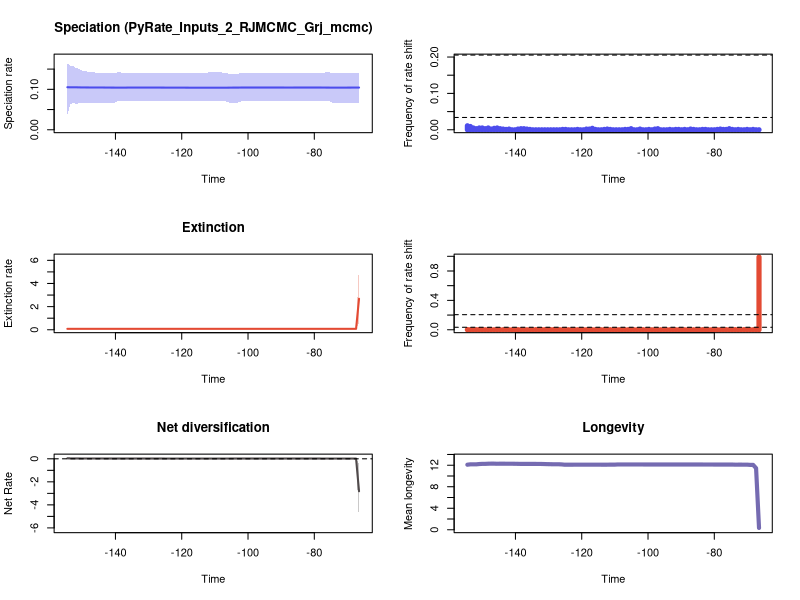

Write the R code that produced this figure.


pdf(file='./RTT_plots.pdf',width=10, height=15)
par(mfrow=c(3,2))
library(scales)

time=c(-66.50759717994268, -67.3964238939314,-68.28525060792012,-69.17407732190881,-70.06290403589753,-70.95173074988625,-71.84055746387497,-72.72938417786366,-73.61821089185239,-74.5070376058411,-75.3958643198298,-76.28469103381852,-77.17351774780724,-78.06234446179593,-78.95117117578465,-79.83999788977337,-80.72882460376206,-81.61765131775078,-82.5064780317395,-83.3953047457282,-84.28413145971692,-85.17295817370564,-86.06178488769433,-86.95061160168305,-87.83943831567177,-88.72826502966046,-89.61709174364918,-90.5059184576379,-91.39474517162662,-92.28357188561532,-93.17239859960404,-94.06122531359276,-94.95005202758145,-95.83887874157017,-96.72770545555889,-97.61653216954758,-98.5053588835363,-99.39418559752502,-100.28301231151372,-101.17183902550244,-102.06066573949116,-102.94949245347985,-103.83831916746857,-104.72714588145729,-105.61597259544598,-106.5047993094347,-107.39362602342342,-108.28245273741211,-109.17127945140084,-110.06010616538956,-110.94893287937828,-111.83775959336697,-112.72658630735569,-113.61541302134441,-114.5042397353331,-115.39306644932182,-116.28189316331054,-117.17071987729923,-118.05954659128795,-118.94837330527668,-119.83720001926537,-120.72602673325409,-121.61485344724281,-122.5036801612315,-123.39250687522022,-124.28133358920894,-125.17016030319763,-126.05898701718635,-126.94781373117507,-127.83664044516377,-128.7254671591525,-129.6142938731412,-130.5031205871299,-131.39194730111865,-132.28077401510734,-133.16960072909603,-134.05842744308478,-134.94725415707347,-135.83608087106217,-136.72490758505091,-137.6137342990396,-138.5025610130283,-139.39138772701705,-140.28021444100574,-141.16904115499446,-142.05786786898318,-142.94669458297187,-143.8355212969606,-144.7243480109493,-145.613174724938,-146.50200143892673,-147.39082815291545,-148.27965486690414,-149.16848158089286,-150.05730829488158,-150.94613500887027,-151.834961722859,-152.7237884368477,-153.6126151508364,-154.50144186482513)
rate=c(0.10438098541344878, 0.10438098541344878,0.10438098541344878,0.1042384205710957,0.1042384205710957,0.10412744899766843,0.10412744899766843,0.10412744899766843,0.10412744899766843,0.10412744899766843,0.1042384205710957,0.1042384205710957,0.10438098541344878,0.1044169640127158,0.10444783831122154,0.10444783831122154,0.10444783831122154,0.10444783831122154,0.10444783831122154,0.10444783831122154,0.1044169640127158,0.1044169640127158,0.1044169640127158,0.10438098541344878,0.10438457861764647,0.10438457861764647,0.10443231971762211,0.10443231971762211,0.10444783831122154,0.10444783831122154,0.10444783831122154,0.10444783831122154,0.10444783831122154,0.10444783831122154,0.10444783831122154,0.10444783831122154,0.10443231971762211,0.10443231971762211,0.10443231971762211,0.10443231971762211,0.10443231971762211,0.1042384205710957,0.1042384205710957,0.1042384205710957,0.10412744899766843,0.10404582195511505,0.10404582195511505,0.10403163931459025,0.10403163931459025,0.10403163931459025,0.10403163931459025,0.10403163931459025,0.10403163931459025,0.10403163931459025,0.10403163931459025,0.10403163931459025,0.10403163931459025,0.10403163931459025,0.10408731323628456,0.10412744899766843,0.10412744899766843,0.10412744899766843,0.10412744899766843,0.10412744899766843,0.10412744899766843,0.10412744899766843,0.1042384205710957,0.1042384205710957,0.10438457861764647,0.10438457861764647,0.10438457861764647,0.10438457861764647,0.10438457861764647,0.10438457861764647,0.10438457861764647,0.10438457861764647,0.10438457861764647,0.10438457861764647,0.10438457861764647,0.1042384205710957,0.10412744899766843,0.10412744899766843,0.10412744899766843,0.1042384205710957,0.1042384205710957,0.10438457861764647,0.10438457861764647,0.10447304220173495,0.10447304220173495,0.10447304220173495,0.1044983596237041,0.10453891036737145,0.10458236566716331,0.10463278246752664,0.10464397962187201,0.10481775683962952,0.10498863888768288,0.10499437710882609,0.10499951916803177,0.10518676899366053)
minHPD=c(0.06741143578769995, 0.06741143578769995,0.06741143578769995,0.0672971219581517,0.0672971219581517,0.0672971219581517,0.0672971219581517,0.0672971219581517,0.0672971219581517,0.0672971219581517,0.06989703326678037,0.06989703326678037,0.06989703326678037,0.06989703326678037,0.06989703326678037,0.06989703326678037,0.06989703326678037,0.06989703326678037,0.06989703326678037,0.06989703326678037,0.06989703326678037,0.06989703326678037,0.06989703326678037,0.06989703326678037,0.06989703326678037,0.06989703326678037,0.06989703326678037,0.06989703326678037,0.06989703326678037,0.06989703326678037,0.06989703326678037,0.06989703326678037,0.06989703326678037,0.06989703326678037,0.06989703326678037,0.06989703326678037,0.06989703326678037,0.06989703326678037,0.06989703326678037,0.06989703326678037,0.06989703326678037,0.06727757793760124,0.06727757793760124,0.06727757793760124,0.06727757793760124,0.06989703326678037,0.06989703326678037,0.06989703326678037,0.06989703326678037,0.06989703326678037,0.06989703326678037,0.06989703326678037,0.06989703326678037,0.06989703326678037,0.06989703326678037,0.06989703326678037,0.06989703326678037,0.06989703326678037,0.07001847525665286,0.07011866949874555,0.07011866949874555,0.07011866949874555,0.07011866949874555,0.07011866949874555,0.07011866949874555,0.07011866949874555,0.07011866949874555,0.07011866949874555,0.07011866949874555,0.07011866949874555,0.07011866949874555,0.07011866949874555,0.07011866949874555,0.07011866949874555,0.07011866949874555,0.07011866949874555,0.07011866949874555,0.07011866949874555,0.07011866949874555,0.07001847525665286,0.07001847525665286,0.07001847525665286,0.07001847525665286,0.06727757793760124,0.06727757793760124,0.06727757793760124,0.06727757793760124,0.06654373312768946,0.06654373312768946,0.06727757793760124,0.06727757793760124,0.06599585937131551,0.06654373312768946,0.06599585937131551,0.06599585937131551,0.06599585937131551,0.06277472280035351,0.06654373312768946,0.06277472280035351,0.03669804837630533)
maxHPD=c(0.14010480815223333, 0.14010480815223333,0.14010480815223333,0.13978685104162966,0.13978685104162966,0.13978685104162966,0.13978685104162966,0.13978685104162966,0.13978685104162966,0.13978685104162966,0.1418316549300972,0.1418316549300972,0.14136105624187348,0.14136105624187348,0.1411468415185716,0.1411468415185716,0.1411468415185716,0.1411468415185716,0.1411468415185716,0.1411468415185716,0.14101844029333335,0.14101844029333335,0.14101844029333335,0.14101844029333335,0.14101844029333335,0.14101844029333335,0.14101844029333335,0.14101844029333335,0.1404439756372803,0.1404439756372803,0.1404439756372803,0.1404439756372803,0.14101844029333335,0.14101844029333335,0.14101844029333335,0.1404439756372803,0.1404439756372803,0.14101844029333335,0.14101844029333335,0.14101844029333335,0.14101844029333335,0.13819826785261843,0.13819826785261843,0.13819826785261843,0.13819826785261843,0.1411468415185716,0.14136105624187348,0.1418316549300972,0.1418316549300972,0.1418316549300972,0.1418316549300972,0.1418316549300972,0.1411468415185716,0.1411468415185716,0.1411468415185716,0.1411468415185716,0.1411468415185716,0.1404439756372803,0.14010480815223333,0.14010480815223333,0.14010480815223333,0.14010480815223333,0.14010480815223333,0.14010480815223333,0.14010480815223333,0.14010480815223333,0.14010480815223333,0.14010480815223333,0.14010480815223333,0.14010480815223333,0.14010480815223333,0.14010480815223333,0.14010480815223333,0.14010480815223333,0.14010480815223333,0.14010480815223333,0.14010480815223333,0.14010480815223333,0.14010480815223333,0.14010480815223333,0.1404439756372803,0.1418316549300972,0.1418316549300972,0.13978685104162966,0.13978685104162966,0.14010480815223333,0.14010480815223333,0.14010480815223333,0.14010480815223333,0.14136105624187348,0.1418316549300972,0.1418316549300972,0.1436019067521436,0.14513235325222662,0.1465014009133103,0.15039816021786886,0.15253246481771926,0.1582061781472305,0.1582061781472305,0.16350021905274695)
remove_na = !is.na(rate)
time = time[remove_na]
plot(time,time,type = 'n', ylim = c(0, 0.17985024095802166), xlim = c(-154.94585522181947,-66.06318382294833), ylab = 'Speciation rate', xlab = 'Time',main='Speciation (PyRate_Inputs_2_RJMCMC_Grj_mcmc)' )
polygon(c(time, rev(time)), c(maxHPD[remove_na], rev(minHPD[remove_na])), col = alpha('#4c4cec',0.3), border = NA)
lines(time,rate[remove_na], col = '#4c4cec', lwd=2)
mids=c(-66.51208620375071, -67.40989096535547,-68.30769572696023,-69.205500488565,-70.10330525016975,-71.0011100117745,-71.89891477337926,-72.79671953498402,-73.69452429658878,-74.59232905819354,-75.4901338197983,-76.38793858140306,-77.28574334300782,-78.18354810461258,-79.08135286621733,-79.97915762782209,-80.87696238942685,-81.77476715103161,-82.67257191263637,-83.57037667424113,-84.46818143584589,-85.36598619745065,-86.26379095905541,-87.16159572066017,-88.05940048226493,-88.95720524386968,-89.85501000547444,-90.7528147670792,-91.65061952868396,-92.54842429028872,-93.44622905189348,-94.34403381349824,-95.241838575103,-96.13964333670775,-97.03744809831251,-97.93525285991727,-98.83305762152203,-99.73086238312679,-100.62866714473155,-101.52647190633631,-102.42427666794107,-103.32208142954583,-104.2198861911506,-105.11769095275535,-106.01549571436011,-106.91330047596487,-107.81110523756962,-108.70890999917438,-109.60671476077914,-110.5045195223839,-111.40232428398866,-112.30012904559341,-113.19793380719817,-114.09573856880293,-114.99354333040769,-115.89134809201245,-116.78915285361721,-117.68695761522197,-118.58476237682673,-119.48256713843149,-120.38037190003625,-121.27817666164101,-122.17598142324577,-123.07378618485053,-123.9715909464553,-124.86939570806005,-125.7672004696648,-126.66500523126956,-127.5628099928743,-128.46061475447908,-129.3584195160838,-130.2562242776886,-131.15402903929333,-132.05183380089812,-132.94963856250286,-133.84744332410764,-134.74524808571238,-135.64305284731716,-136.5408576089219,-137.43866237052669,-138.33646713213142,-139.2342718937362,-140.13207665534094,-141.02988141694567,-141.92768617855046,-142.8254909401552,-143.72329570175998,-144.6211004633647,-145.5189052249695,-146.41670998657423,-147.31451474817902,-148.21231950978375,-149.11012427138854,-150.00792903299327,-150.90573379459806,-151.8035385562028,-152.70134331780758,-153.59914807941232,-154.4969528410171)
counts=c(0.0, 0.0,0.001,0.0,0.001,0.0,0.0,0.001,0.0,0.001,0.003,0.001,0.001,0.002,0.001,0.0,0.0,0.0,0.001,0.001,0.0,0.0,0.001,0.002,0.0,0.001,0.0,0.001,0.001,0.0,0.001,0.0,0.0,0.0,0.003,0.002,0.0,0.001,0.0,0.0,0.002,0.0,0.0,0.003,0.001,0.001,0.0,0.0,0.0,0.0,0.001,0.002,0.001,0.0,0.0,0.001,0.004,0.002,0.002,0.0,0.0,0.001,0.0,0.0,0.0,0.001,0.001,0.0,0.0,0.0,0.0,0.0,0.0,0.0,0.0,0.0,0.0,0.001,0.002,0.003,0.003,0.002,0.0,0.0,0.002,0.001,0.002,0.003,0.005,0.004,0.002,0.005,0.003,0.005,0.005,0.003,0.005,0.009,0.011)
plot(mids,counts,type = 'h', xlim = c(-154.94585522181947,-66.06318382294833), ylim=c(0,0.2), ylab = 'Frequency of rate shift', xlab = 'Time',lwd=5,col='#4c4cec')
bf2 = 0.033800964859661074
bf6 = 0.20539984341627668
abline(h=bf2, lty=2)
abline(h=bf6, lty=2)

time=c(-66.50759717994268, -67.3964238939314,-68.28525060792012,-69.17407732190881,-70.06290403589753,-70.95173074988625,-71.84055746387497,-72.72938417786366,-73.61821089185239,-74.5070376058411,-75.3958643198298,-76.28469103381852,-77.17351774780724,-78.06234446179593,-78.95117117578465,-79.83999788977337,-80.72882460376206,-81.61765131775078,-82.5064780317395,-83.3953047457282,-84.28413145971692,-85.17295817370564,-86.06178488769433,-86.95061160168305,-87.83943831567177,-88.72826502966046,-89.61709174364918,-90.5059184576379,-91.39474517162662,-92.28357188561532,-93.17239859960404,-94.06122531359276,-94.95005202758145,-95.83887874157017,-96.72770545555889,-97.61653216954758,-98.5053588835363,-99.39418559752502,-100.28301231151372,-101.17183902550244,-102.06066573949116,-102.94949245347985,-103.83831916746857,-104.72714588145729,-105.61597259544598,-106.5047993094347,-107.39362602342342,-108.28245273741211,-109.17127945140084,-110.06010616538956,-110.94893287937828,-111.83775959336697,-112.72658630735569,-113.61541302134441,-114.5042397353331,-115.39306644932182,-116.28189316331054,-117.17071987729923,-118.05954659128795,-118.94837330527668,-119.83720001926537,-120.72602673325409,-121.61485344724281,-122.5036801612315,-123.39250687522022,-124.28133358920894,-125.17016030319763,-126.05898701718635,-126.94781373117507,-127.83664044516377,-128.7254671591525,-129.6142938731412,-130.5031205871299,-131.39194730111865,-132.28077401510734,-133.16960072909603,-134.05842744308478,-134.94725415707347,-135.83608087106217,-136.72490758505091,-137.6137342990396,-138.5025610130283,-139.39138772701705,-140.28021444100574,-141.16904115499446,-142.05786786898318,-142.94669458297187,-143.8355212969606,-144.7243480109493,-145.613174724938,-146.50200143892673,-147.39082815291545,-148.27965486690414,-149.16848158089286,-150.05730829488158,-150.94613500887027,-151.834961722859,-152.7237884368477,-153.6126151508364,-154.50144186482513)
rate=c(2.67831653535325, 0.08198928174720631,0.08188589395309176,0.08188589395309176,0.08188589395309176,0.08188589395309176,0.08188589395309176,0.08188589395309176,0.08192666919946455,0.08184555494127319,0.08184555494127319,0.08184555494127319,0.08184555494127319,0.08184555494127319,0.08184555494127319,0.08184555494127319,0.08184555494127319,0.08184555494127319,0.08184555494127319,0.08184555494127319,0.08178051945731282,0.08178051945731282,0.08178051945731282,0.08178051945731282,0.08178051945731282,0.08178051945731282,0.08178051945731282,0.08178051945731282,0.08178051945731282,0.08178051945731282,0.08178051945731282,0.08178051945731282,0.08178051945731282,0.08178051945731282,0.08178051945731282,0.08178051945731282,0.08178051945731282,0.08178051945731282,0.08178051945731282,0.08178051945731282,0.08168547355758152,0.08168547355758152,0.08168547355758152,0.08168547355758152,0.08168547355758152,0.08168547355758152,0.08168547355758152,0.08168547355758152,0.08168547355758152,0.08168547355758152,0.08168547355758152,0.08168547355758152,0.08178051945731282,0.08178051945731282,0.08168547355758152,0.08168547355758152,0.08168547355758152,0.08168547355758152,0.08168547355758152,0.08168547355758152,0.08168547355758152,0.08168547355758152,0.08168547355758152,0.08168547355758152,0.08178051945731282,0.08178051945731282,0.08178051945731282,0.08152678990225438,0.08142210947395975,0.08142210947395975,0.08142210947395975,0.08134363501029773,0.08134363501029773,0.0811975031310011,0.08114505142251532,0.08114505142251532,0.08105087033426378,0.08105087033426378,0.08105087033426378,0.08105087033426378,0.08105087033426378,0.08105087033426378,0.0810358243006333,0.08102411385877728,0.08096899943665359,0.08096899943665359,0.08096899943665359,0.08088228654372653,0.08088228654372653,0.08096899943665359,0.08082358612407753,0.08082358612407753,0.08088228654372653,0.08088228654372653,0.08088228654372653,0.08088228654372653,0.08096899943665359,0.08088228654372653,0.08088228654372653,0.08088228654372653)
minHPD=c(0.58719565406651, 0.04916721690632865,0.05022671512124817,0.05022671512124817,0.05036821412733579,0.05036821412733579,0.05036821412733579,0.05036821412733579,0.04872584619263059,0.051346084102843366,0.051346084102843366,0.051346084102843366,0.051346084102843366,0.051346084102843366,0.051346084102843366,0.051346084102843366,0.051700259455978115,0.051700259455978115,0.051700259455978115,0.051868970753533535,0.051868970753533535,0.051868970753533535,0.051868970753533535,0.051868970753533535,0.051868970753533535,0.051868970753533535,0.051868970753533535,0.051868970753533535,0.051868970753533535,0.051868970753533535,0.051868970753533535,0.051868970753533535,0.051868970753533535,0.051868970753533535,0.051868970753533535,0.051868970753533535,0.051868970753533535,0.051868970753533535,0.051868970753533535,0.051868970753533535,0.05206413522873126,0.05206413522873126,0.05206413522873126,0.05206413522873126,0.05206413522873126,0.05206413522873126,0.05206413522873126,0.05206413522873126,0.05206413522873126,0.051700259455978115,0.051700259455978115,0.051700259455978115,0.051346084102843366,0.051346084102843366,0.05092277657746093,0.05092277657746093,0.05092277657746093,0.05092277657746093,0.05092277657746093,0.05092277657746093,0.05092277657746093,0.05092277657746093,0.05092277657746093,0.05092277657746093,0.05092277657746093,0.05092277657746093,0.05092277657746093,0.05092277657746093,0.05055373765135132,0.05055373765135132,0.05055373765135132,0.05036821412733579,0.05022671512124817,0.05022671512124817,0.04966626487916336,0.04966626487916336,0.04966626487916336,0.04966626487916336,0.04966626487916336,0.04966626487916336,0.04966626487916336,0.04966626487916336,0.04966626487916336,0.049468277199132014,0.04916721690632865,0.04916721690632865,0.04916721690632865,0.04916721690632865,0.04916721690632865,0.04916721690632865,0.04872584619263059,0.04872584619263059,0.04819364107426154,0.04722954892114793,0.04722954892114793,0.04916721690632865,0.04872584619263059,0.04872584619263059,0.04872584619263059,0.04819364107426154)
maxHPD=c(5.714448812033849, 0.11420299824966788,0.11420299824966788,0.11420299824966788,0.11420299824966788,0.11420299824966788,0.11420299824966788,0.11420299824966788,0.11226561794335772,0.11420299824966788,0.11420299824966788,0.11420299824966788,0.11420299824966788,0.11420299824966788,0.11420299824966788,0.11420299824966788,0.11420299824966788,0.11420299824966788,0.11420299824966788,0.11420299824966788,0.11420299824966788,0.11420299824966788,0.11420299824966788,0.11420299824966788,0.11420299824966788,0.11420299824966788,0.11420299824966788,0.11420299824966788,0.11420299824966788,0.11420299824966788,0.11420299824966788,0.11420299824966788,0.11420299824966788,0.11420299824966788,0.11420299824966788,0.11420299824966788,0.11420299824966788,0.11420299824966788,0.11420299824966788,0.11420299824966788,0.11420299824966788,0.11420299824966788,0.11420299824966788,0.11420299824966788,0.11420299824966788,0.11420299824966788,0.11420299824966788,0.11420299824966788,0.11420299824966788,0.11420299824966788,0.11420299824966788,0.11420299824966788,0.11420299824966788,0.11420299824966788,0.11420299824966788,0.11420299824966788,0.11420299824966788,0.11420299824966788,0.11420299824966788,0.11420299824966788,0.11420299824966788,0.11420299824966788,0.11420299824966788,0.11420299824966788,0.11420299824966788,0.11420299824966788,0.11420299824966788,0.11420299824966788,0.11420299824966788,0.11420299824966788,0.11420299824966788,0.11420299824966788,0.11420299824966788,0.11420299824966788,0.11409470205816556,0.11409470205816556,0.11409470205816556,0.11409470205816556,0.11409470205816556,0.11409470205816556,0.11409470205816556,0.11409470205816556,0.11420299824966788,0.11420299824966788,0.11409470205816556,0.11409470205816556,0.11409470205816556,0.11409470205816556,0.11409470205816556,0.11420299824966788,0.11420299824966788,0.11420299824966788,0.11420299824966788,0.11482892722239929,0.11482892722239929,0.11785716406540207,0.11834785424924733,0.11834785424924733,0.11834785424924733,0.11834785424924733)
remove_na = !is.na(rate)
time = time[remove_na]
plot(time,time,type = 'n', ylim = c(0, 6.2858936932372345), xlim = c(-154.94585522181947,-66.06318382294833), ylab = 'Extinction rate', xlab = 'Time',main='Extinction' )
polygon(c(time, rev(time)), c(maxHPD[remove_na], rev(minHPD[remove_na])), col = alpha('#e34a33',0.3), border = NA)
lines(time,rate[remove_na], col = '#e34a33', lwd=2)
mids=c(-66.51208620375071, -67.40989096535547,-68.30769572696023,-69.205500488565,-70.10330525016975,-71.0011100117745,-71.89891477337926,-72.79671953498402,-73.69452429658878,-74.59232905819354,-75.4901338197983,-76.38793858140306,-77.28574334300782,-78.18354810461258,-79.08135286621733,-79.97915762782209,-80.87696238942685,-81.77476715103161,-82.67257191263637,-83.57037667424113,-84.46818143584589,-85.36598619745065,-86.26379095905541,-87.16159572066017,-88.05940048226493,-88.95720524386968,-89.85501000547444,-90.7528147670792,-91.65061952868396,-92.54842429028872,-93.44622905189348,-94.34403381349824,-95.241838575103,-96.13964333670775,-97.03744809831251,-97.93525285991727,-98.83305762152203,-99.73086238312679,-100.62866714473155,-101.52647190633631,-102.42427666794107,-103.32208142954583,-104.2198861911506,-105.11769095275535,-106.01549571436011,-106.91330047596487,-107.81110523756962,-108.70890999917438,-109.60671476077914,-110.5045195223839,-111.40232428398866,-112.30012904559341,-113.19793380719817,-114.09573856880293,-114.99354333040769,-115.89134809201245,-116.78915285361721,-117.68695761522197,-118.58476237682673,-119.48256713843149,-120.38037190003625,-121.27817666164101,-122.17598142324577,-123.07378618485053,-123.9715909464553,-124.86939570806005,-125.7672004696648,-126.66500523126956,-127.5628099928743,-128.46061475447908,-129.3584195160838,-130.2562242776886,-131.15402903929333,-132.05183380089812,-132.94963856250286,-133.84744332410764,-134.74524808571238,-135.64305284731716,-136.5408576089219,-137.43866237052669,-138.33646713213142,-139.2342718937362,-140.13207665534094,-141.02988141694567,-141.92768617855046,-142.8254909401552,-143.72329570175998,-144.6211004633647,-145.5189052249695,-146.41670998657423,-147.31451474817902,-148.21231950978375,-149.11012427138854,-150.00792903299327,-150.90573379459806,-151.8035385562028,-152.70134331780758,-153.59914807941232,-154.4969528410171)
counts=c(0.99, 0.005,0.0,0.001,0.0,0.002,0.0,0.001,0.002,0.0,0.0,0.001,0.0,0.0,0.0,0.001,0.0,0.0,0.001,0.001,0.0,0.001,0.0,0.0,0.0,0.0,0.0,0.0,0.0,0.0,0.0,0.0,0.0,0.0,0.0,0.0,0.0,0.0,0.0,0.001,0.0,0.0,0.0,0.0,0.0,0.0,0.0,0.0,0.002,0.0,0.001,0.0,0.001,0.0,0.0,0.0,0.0,0.0,0.0,0.001,0.0,0.0,0.001,0.0,0.0,0.003,0.001,0.001,0.0,0.002,0.001,0.003,0.001,0.002,0.0,0.002,0.0,0.0,0.0,0.0,0.001,0.001,0.001,0.0,0.0,0.001,0.0,0.0,0.003,0.0,0.001,0.002,0.0,0.002,0.003,0.001,0.0,0.001,0.003)
plot(mids,counts,type = 'h', xlim = c(-154.94585522181947,-66.06318382294833), ylim=c(0,0.99), ylab = 'Frequency of rate shift', xlab = 'Time',lwd=5,col='#e34a33')
abline(h=bf2, lty=2)
abline(h=bf6, lty=2)
#Net Diversification Rate
time=c(-66.50759717994268, -67.3964238939314,-68.28525060792012,-69.17407732190881,-70.06290403589753,-70.95173074988625,-71.84055746387497,-72.72938417786366,-73.61821089185239,-74.5070376058411,-75.3958643198298,-76.28469103381852,-77.17351774780724,-78.06234446179593,-78.95117117578465,-79.83999788977337,-80.72882460376206,-81.61765131775078,-82.5064780317395,-83.3953047457282,-84.28413145971692,-85.17295817370564,-86.06178488769433,-86.95061160168305,-87.83943831567177,-88.72826502966046,-89.61709174364918,-90.5059184576379,-91.39474517162662,-92.28357188561532,-93.17239859960404,-94.06122531359276,-94.95005202758145,-95.83887874157017,-96.72770545555889,-97.61653216954758,-98.5053588835363,-99.39418559752502,-100.28301231151372,-101.17183902550244,-102.06066573949116,-102.94949245347985,-103.83831916746857,-104.72714588145729,-105.61597259544598,-106.5047993094347,-107.39362602342342,-108.28245273741211,-109.17127945140084,-110.06010616538956,-110.94893287937828,-111.83775959336697,-112.72658630735569,-113.61541302134441,-114.5042397353331,-115.39306644932182,-116.28189316331054,-117.17071987729923,-118.05954659128795,-118.94837330527668,-119.83720001926537,-120.72602673325409,-121.61485344724281,-122.5036801612315,-123.39250687522022,-124.28133358920894,-125.17016030319763,-126.05898701718635,-126.94781373117507,-127.83664044516377,-128.7254671591525,-129.6142938731412,-130.5031205871299,-131.39194730111865,-132.28077401510734,-133.16960072909603,-134.05842744308478,-134.94725415707347,-135.83608087106217,-136.72490758505091,-137.6137342990396,-138.5025610130283,-139.39138772701705,-140.28021444100574,-141.16904115499446,-142.05786786898318,-142.94669458297187,-143.8355212969606,-144.7243480109493,-145.613174724938,-146.50200143892673,-147.39082815291545,-148.27965486690414,-149.16848158089286,-150.05730829488158,-150.94613500887027,-151.834961722859,-152.7237884368477,-153.6126151508364,-154.50144186482513)
net_rate=c(-2.818182135371911, 0.018559805220003927,0.022971506625093376,0.022891346756156238,0.023178600612467966,0.023155484368062793,0.023182834275624724,0.023182834275624724,0.023144266336905826,0.023284969085497136,0.023344195615734645,0.02330939879615606,0.02323444389669793,0.023325057056517495,0.023422703210781933,0.02341098797761704,0.02346305619368151,0.02346305619368151,0.02346305619368151,0.023482897713370966,0.023434677074804892,0.023434677074804892,0.023451660655454405,0.023428938294773608,0.02343979096087822,0.02343979096087822,0.02346457794221965,0.02346457794221965,0.02351946036684167,0.02351946036684167,0.02350014625937309,0.02350014625937309,0.023471587479902994,0.023471587479902994,0.023471587479902994,0.02341267252221092,0.02339401025550132,0.023467307298190618,0.023467307298190618,0.02343805393716802,0.02348783440247705,0.023426230534289577,0.023426230534289577,0.023426230534289577,0.023234589652931917,0.02306670907633014,0.022977688869150154,0.02285664400831922,0.02285664400831922,0.0226142100918878,0.0226142100918878,0.0226142100918878,0.022434076791556266,0.022419656666864598,0.022470965346480888,0.022470965346480888,0.022470965346480888,0.02255741201185803,0.02285787774645863,0.022984903939035718,0.022976158219718622,0.022976158219718622,0.022976158219718622,0.022971945571599484,0.02293714543502377,0.02293714543502377,0.023013801033810448,0.023402926406979108,0.023614699262464567,0.023614699262464567,0.023614699262464567,0.023707683857172302,0.023775457529942104,0.023901525330732445,0.02400954383816363,0.02400954383816363,0.024068537219866102,0.024068537219866102,0.024068537219866102,0.024059689213407367,0.023992198345028363,0.0241883917832373,0.024278838728717653,0.024523962038552057,0.024595762569241786,0.02474008906534795,0.02474008906534795,0.025096933895840404,0.025096933895840404,0.025882445723297266,0.02570813040046638,0.026289259606635463,0.026518484585965795,0.02736450661730575,0.027869239084780405,0.029793572055637516,0.030378204860873833,0.030999356983916402,0.033232848884285134,0.038917676694249476)
net_minHPD=c(-5.601901834834448, -0.025343774960485843,-0.021553690678771692,-0.021553690678771692,-0.027403442406798706,-0.027403442406798706,-0.027166035251848783,-0.027166035251848783,-0.027166035251848783,-0.02663311377338698,-0.02663311377338698,-0.02524719438119552,-0.02524719438119552,-0.026169698810690187,-0.02524719438119552,-0.02524719438119552,-0.02524719438119552,-0.02524719438119552,-0.02524719438119552,-0.02524719438119552,-0.02524719438119552,-0.02524719438119552,-0.022476847186587642,-0.022476847186587642,-0.021553690678771692,-0.021553690678771692,-0.021553690678771692,-0.021553690678771692,-0.021553690678771692,-0.021553690678771692,-0.021553690678771692,-0.021553690678771692,-0.021553690678771692,-0.021553690678771692,-0.021553690678771692,-0.021553690678771692,-0.021553690678771692,-0.022476847186587642,-0.022476847186587642,-0.022476847186587642,-0.021553690678771692,-0.021553690678771692,-0.021553690678771692,-0.021553690678771692,-0.021553690678771692,-0.022476847186587642,-0.02332550263015594,-0.023796503385387316,-0.023796503385387316,-0.021553690678771692,-0.021553690678771692,-0.021553690678771692,-0.024391351704822137,-0.024391351704822137,-0.024391351704822137,-0.024391351704822137,-0.024391351704822137,-0.023796503385387316,-0.021553690678771692,-0.021553690678771692,-0.021553690678771692,-0.021553690678771692,-0.021553690678771692,-0.021553690678771692,-0.021553690678771692,-0.021553690678771692,-0.021553690678771692,-0.021553690678771692,-0.021553690678771692,-0.021553690678771692,-0.021553690678771692,-0.021553690678771692,-0.022476847186587642,-0.021553690678771692,-0.020233793537137876,-0.020233793537137876,-0.020233793537137876,-0.020233793537137876,-0.020233793537137876,-0.020233793537137876,-0.021553690678771692,-0.021553690678771692,-0.023796503385387316,-0.02454559480638066,-0.024793797919817694,-0.02524719438119552,-0.02524719438119552,-0.02524719438119552,-0.02524719438119552,-0.027403442406798706,-0.032419342856382184,-0.035968576545568426,-0.027403442406798706,-0.032419342856382184,-0.032419342856382184,-0.035968576545568426,-0.040417316718009036,-0.040417316718009036,-0.0460593566841724,-0.0460593566841724)
net_maxHPD=c(-0.4455273239026605, 0.07168784210213992,0.07222902603018468,0.07186471226891349,0.06551080377266284,0.06551080377266284,0.06551080377266284,0.06551080377266284,0.06551080377266284,0.06551080377266284,0.06551080377266284,0.06551080377266284,0.06551080377266284,0.06551080377266284,0.06551080377266284,0.06551080377266284,0.06551080377266284,0.06551080377266284,0.06551080377266284,0.06551080377266284,0.06551080377266284,0.06551080377266284,0.06870732690276661,0.06870732690276661,0.06870732690276661,0.06870732690276661,0.06870732690276661,0.06870732690276661,0.06870732690276661,0.06870732690276661,0.06870732690276661,0.06870732690276661,0.06870732690276661,0.06870732690276661,0.06870732690276661,0.06870732690276661,0.06870732690276661,0.06870732690276661,0.06870732690276661,0.06870732690276661,0.06870732690276661,0.06870732690276661,0.06870732690276661,0.06870732690276661,0.06870732690276661,0.06870732690276661,0.06870732690276661,0.06870732690276661,0.06870732690276661,0.0716379428626246,0.0716379428626246,0.0716379428626246,0.06870732690276661,0.06870732690276661,0.06870732690276661,0.06870732690276661,0.06870732690276661,0.06870732690276661,0.06881726560542978,0.06870732690276661,0.06870732690276661,0.06870732690276661,0.06870732690276661,0.06870732690276661,0.06870732690276661,0.06870732690276661,0.06870732690276661,0.06863451086289696,0.06870732690276661,0.06870732690276661,0.06870732690276661,0.06881726560542978,0.06881726560542978,0.06881726560542978,0.07168784210213992,0.07168784210213992,0.07168784210213992,0.07168784210213992,0.07168784210213992,0.07168784210213992,0.07083800645771911,0.0731136866786337,0.07168784210213992,0.07168784210213992,0.07168784210213992,0.07168784210213992,0.07168784210213992,0.0731136866786337,0.0731136866786337,0.0731136866786337,0.0731136866786337,0.07301185105098534,0.08419076306673055,0.08419076306673055,0.08575425926910271,0.09077771075811694,0.0946832330672313,0.09946010610715292,0.10447618702680503,0.1405394606259807)
remove_na = !is.na(net_rate)
time = time[remove_na]
plot(time,time,type = 'n', ylim = c(-6.162092018317892, 0.15459340668857877), xlim = c(-154.94585522181947,-66.06318382294833), ylab = 'Net Rate', xlab = 'Time',lwd=2, main='Net diversification', col= '#504A4B' )
polygon(c(time, rev(time)), c(net_maxHPD[remove_na], rev(net_minHPD[remove_na])), col = alpha('#504A4B',0.3), border = NA)
lines(time,net_rate[remove_na], col = '#504A4B', lwd=2)
abline(h=0,lty=2)


time=c(-66.50759717994268, -67.3964238939314,-68.28525060792012,-69.17407732190881,-70.06290403589753,-70.95173074988625,-71.84055746387497,-72.72938417786366,-73.61821089185239,-74.5070376058411,-75.3958643198298,-76.28469103381852,-77.17351774780724,-78.06234446179593,-78.95117117578465,-79.83999788977337,-80.72882460376206,-81.61765131775078,-82.5064780317395,-83.3953047457282,-84.28413145971692,-85.17295817370564,-86.06178488769433,-86.95061160168305,-87.83943831567177,-88.72826502966046,-89.61709174364918,-90.5059184576379,-91.39474517162662,-92.28357188561532,-93.17239859960404,-94.06122531359276,-94.95005202758145,-95.83887874157017,-96.72770545555889,-97.61653216954758,-98.5053588835363,-99.39418559752502,-100.28301231151372,-101.17183902550244,-102.06066573949116,-102.94949245347985,-103.83831916746857,-104.72714588145729,-105.61597259544598,-106.5047993094347,-107.39362602342342,-108.28245273741211,-109.17127945140084,-110.06010616538956,-110.94893287937828,-111.83775959336697,-112.72658630735569,-113.61541302134441,-114.5042397353331,-115.39306644932182,-116.28189316331054,-117.17071987729923,-118.05954659128795,-118.94837330527668,-119.83720001926537,-120.72602673325409,-121.61485344724281,-122.5036801612315,-123.39250687522022,-124.28133358920894,-125.17016030319763,-126.05898701718635,-126.94781373117507,-127.83664044516377,-128.7254671591525,-129.6142938731412,-130.5031205871299,-131.39194730111865,-132.28077401510734,-133.16960072909603,-134.05842744308478,-134.94725415707347,-135.83608087106217,-136.72490758505091,-137.6137342990396,-138.5025610130283,-139.39138772701705,-140.28021444100574,-141.16904115499446,-142.05786786898318,-142.94669458297187,-143.8355212969606,-144.7243480109493,-145.613174724938,-146.50200143892673,-147.39082815291545,-148.27965486690414,-149.16848158089286,-150.05730829488158,-150.94613500887027,-151.834961722859,-152.7237884368477,-153.6126151508364,-154.50144186482513)
rate=c(0.34199098174581194, 11.453209251889174,12.06271583871952,12.06271583871952,12.104659229106986,12.104659229106986,12.108667940589676,12.108667940589676,12.102454094077261,12.123097893816805,12.123097893816805,12.123097893816805,12.12206596376978,12.12206596376978,12.12206596376978,12.12206596376978,12.129721933123559,12.129721933123559,12.129721933123559,12.132641921734374,12.133665296944526,12.133665296944526,12.136166234137953,12.136166234137953,12.136166234137953,12.136166234137953,12.136166234137953,12.136166234137953,12.136166234137953,12.136166234137953,12.136166234137953,12.136166234137953,12.136166234137953,12.136166234137953,12.136166234137953,12.136166234137953,12.136166234137953,12.136166234137953,12.136166234137953,12.136166234137953,12.143502658434786,12.143502658434786,12.143502658434786,12.143502658434786,12.143502658434786,12.143502658434786,12.143502658434786,12.143502658434786,12.143502658434786,12.107857164372138,12.107857164372138,12.107857164372138,12.096205198301073,12.096205198301073,12.103717253215107,12.103717253215107,12.103717253215107,12.103717253215107,12.103717253215107,12.103717253215107,12.101047011501679,12.101047011501679,12.101047011501679,12.101047011501679,12.095953186814528,12.095953186814528,12.095953186814528,12.153156176355344,12.17998044807786,12.17998044807786,12.17998044807786,12.193790532196969,12.203876034647754,12.222680822367845,12.238839465190186,12.238839465190186,12.24768242084366,12.24768242084366,12.24768242084366,12.24768242084366,12.24768242084366,12.24768242084366,12.261265026787479,12.269815681994308,12.280634666649343,12.280634666649343,12.280634666649343,12.28341518717142,12.28341518717142,12.274399406301667,12.294948367336751,12.294948367336751,12.281301079279634,12.251661359107526,12.251661359107526,12.220317484267172,12.164427976932275,12.166161696325474,12.166161696325474,12.096745932784442)
minHPD=c(0.34199098174581194, 11.453209251889174,12.06271583871952,12.06271583871952,12.104659229106986,12.104659229106986,12.108667940589676,12.108667940589676,12.102454094077261,12.123097893816805,12.123097893816805,12.123097893816805,12.12206596376978,12.12206596376978,12.12206596376978,12.12206596376978,12.129721933123559,12.129721933123559,12.129721933123559,12.132641921734374,12.133665296944526,12.133665296944526,12.136166234137953,12.136166234137953,12.136166234137953,12.136166234137953,12.136166234137953,12.136166234137953,12.136166234137953,12.136166234137953,12.136166234137953,12.136166234137953,12.136166234137953,12.136166234137953,12.136166234137953,12.136166234137953,12.136166234137953,12.136166234137953,12.136166234137953,12.136166234137953,12.143502658434786,12.143502658434786,12.143502658434786,12.143502658434786,12.143502658434786,12.143502658434786,12.143502658434786,12.143502658434786,12.143502658434786,12.107857164372138,12.107857164372138,12.107857164372138,12.096205198301073,12.096205198301073,12.103717253215107,12.103717253215107,12.103717253215107,12.103717253215107,12.103717253215107,12.103717253215107,12.101047011501679,12.101047011501679,12.101047011501679,12.101047011501679,12.095953186814528,12.095953186814528,12.095953186814528,12.153156176355344,12.17998044807786,12.17998044807786,12.17998044807786,12.193790532196969,12.203876034647754,12.222680822367845,12.238839465190186,12.238839465190186,12.24768242084366,12.24768242084366,12.24768242084366,12.24768242084366,12.24768242084366,12.24768242084366,12.261265026787479,12.269815681994308,12.280634666649343,12.280634666649343,12.280634666649343,12.28341518717142,12.28341518717142,12.274399406301667,12.294948367336751,12.294948367336751,12.281301079279634,12.251661359107526,12.251661359107526,12.220317484267172,12.164427976932275,12.166161696325474,12.166161696325474,12.096745932784442)
maxHPD=c(0.34199098174581194, 11.453209251889174,12.06271583871952,12.06271583871952,12.104659229106986,12.104659229106986,12.108667940589676,12.108667940589676,12.102454094077261,12.123097893816805,12.123097893816805,12.123097893816805,12.12206596376978,12.12206596376978,12.12206596376978,12.12206596376978,12.129721933123559,12.129721933123559,12.129721933123559,12.132641921734374,12.133665296944526,12.133665296944526,12.136166234137953,12.136166234137953,12.136166234137953,12.136166234137953,12.136166234137953,12.136166234137953,12.136166234137953,12.136166234137953,12.136166234137953,12.136166234137953,12.136166234137953,12.136166234137953,12.136166234137953,12.136166234137953,12.136166234137953,12.136166234137953,12.136166234137953,12.136166234137953,12.143502658434786,12.143502658434786,12.143502658434786,12.143502658434786,12.143502658434786,12.143502658434786,12.143502658434786,12.143502658434786,12.143502658434786,12.107857164372138,12.107857164372138,12.107857164372138,12.096205198301073,12.096205198301073,12.103717253215107,12.103717253215107,12.103717253215107,12.103717253215107,12.103717253215107,12.103717253215107,12.101047011501679,12.101047011501679,12.101047011501679,12.101047011501679,12.095953186814528,12.095953186814528,12.095953186814528,12.153156176355344,12.17998044807786,12.17998044807786,12.17998044807786,12.193790532196969,12.203876034647754,12.222680822367845,12.238839465190186,12.238839465190186,12.24768242084366,12.24768242084366,12.24768242084366,12.24768242084366,12.24768242084366,12.24768242084366,12.261265026787479,12.269815681994308,12.280634666649343,12.280634666649343,12.280634666649343,12.28341518717142,12.28341518717142,12.274399406301667,12.294948367336751,12.294948367336751,12.281301079279634,12.251661359107526,12.251661359107526,12.220317484267172,12.164427976932275,12.166161696325474,12.166161696325474,12.096745932784442)
remove_na = !is.na(rate)
time = time[remove_na]
plot(time,time,type = 'n', ylim = c(0, 13.524443204070428), xlim = c(-154.94585522181947,-66.06318382294833), ylab = 'Mean longevity', xlab = 'Time',main='Longevity' )
polygon(c(time, rev(time)), c(maxHPD[remove_na], rev(minHPD[remove_na])), col = alpha('#756bb1',0.3), border = NA)
lines(time,rate[remove_na], col = '#756bb1', lwd=4)

n <- dev.off()
